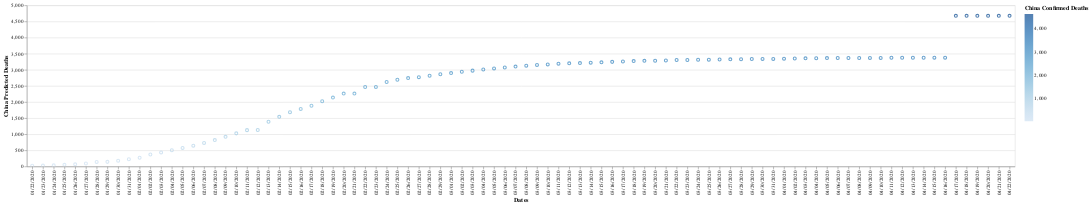

Source (notebook cell):
### Code cell
import altair as alt

alt.Chart(t3).mark_point().encode(
    x='Dates',
    y='China Predicted Deaths',
    color='China Confirmed Deaths',
).interactive()

### Figure 1 — Vega-Lite specification as saved in the notebook (floating-point values rounded to 4 significant figures)
{"config": {"view": {"continuousWidth": 400, "continuousHeight": 300}}, "data": {"name": "data-bafa041093fef550e1a37d247c690651"}, "mark": "point", "encoding": {"color": {"type": "quantitative", "field": "China Confirmed Deaths"}, "x": {"type": "nominal", "field": "Dates"}, "y": {"type": "quantitative", "field": "China Predicted Deaths"}}, "selection": {"selector011": {"type": "interval", "bind": "scales", "encodings": ["x", "y"]}}, "$schema": "https://vega.github.io/schema/vega-lite/v4.8.1.json", "datasets": {"data-bafa041093fef550e1a37d247c690651": [{"Dates": "01/22/2020", "China Confirmed Cases": 548, "China Confirmed Deaths": 17, "China Recovered": 28, "China Predicted Cases": 564.2, "China Predicted Deaths": 25.94, "China Predicted Recovered": 42.67}, {"Dates": "01/23/2020", "China Confirmed Cases": 643, "China Confirmed Deaths": 18, "China Recovered": 30, "China Predicted Cases": 659.4, "China Predicted Deaths": 26.95, "China Predicted Recovered": 44.67}, {"Dates": "01/24/2020", "China Confirmed Cases": 920, "China Confirmed Deaths": 26, "China Recovered": 36, "China Predicted Cases": 937.1, "China Predicted Deaths": 35.0, "China Predicted Recovered": 50.67}, {"Dates": "01/25/2020", "China Confirmed Cases": 1406, "China Confirmed Deaths": 42, "China Recovered": 39, "China Predicted Cases": 1424.0, "China Predicted Deaths": 51.1, "China Predicted Recovered": 53.67}, {"Dates": "01/26/2020", "China Confirmed Cases": 2075, "China Confirmed Deaths": 56, "China Recovered": 49, "China Predicted Cases": 2095.0, "China Predicted Deaths": 65.19, "China Predicted Recovered": 63.67}, {"Dates": "01/27/2020", "China Confirmed Cases": 2877, "China Confirmed Deaths": 82, "China Recovered": 58, "China Predicted Cases": 2899.0, "China Predicted Deaths": 91.36, "China Predicted Recovered": 72.67}, {"Dates": "01/28/2020", "China Confirmed Cases": 5509, "China Confirmed Deaths": 131, "China Recovered": 101, "China Predicted Cases": 5537.0, "China Predicted Deaths": 140.7, "China Predicted Recovered": 115.7}, {"Dates": "01/29/2020", "China Confirmed Cases": 6087, "China Confirmed Deaths": 133, "China Recovered": 120, "China Predicted Cases": 6117.0, "China Predicted Deaths": 142.7, "China Predicted Recovered": 134.7}, {"Dates": "01/30/2020", "China Confirmed Cases": 8141, "China Confirmed Deaths": 171, "China Recovered": 135, "China Predicted Cases": 8176.0, "China Predicted Deaths": 180.9, "China Predicted Recovered": 149.7}, {"Dates": "01/31/2020", "China Confirmed Cases": 9802, "China Confirmed Deaths": 213, "China Recovered": 214, "China Predicted Cases": 9841.0, "China Predicted Deaths": 223.2, "China Predicted Recovered": 228.6}, {"Dates": "02/01/2020", "China Confirmed Cases": 11891, "China Confirmed Deaths": 259, "China Recovered": 275, "China Predicted Cases": 11930.0, "China Predicted Deaths": 269.5, "China Predicted Recovered": 289.6}, {"Dates": "02/02/2020", "China Confirmed Cases": 16630, "China Confirmed Deaths": 361, "China Recovered": 463, "China Predicted Cases": 16690.0, "China Predicted Deaths": 372.1, "China Predicted Recovered": 477.6}, {"Dates": "02/03/2020", "China Confirmed Cases": 19716, "China Confirmed Deaths": 425, "China Recovered": 614, "China Predicted Cases": 19780.0, "China Predicted Deaths": 436.5, "China Predicted Recovered": 628.6}, {"Dates": "02/04/2020", "China Confirmed Cases": 23707, "China Confirmed Deaths": 491, "China Recovered": 843, "China Predicted Cases": 23780.0, "China Predicted Deaths": 503.0, "China Predicted Recovered": 857.6}, {"Dates": "02/05/2020", "China Confirmed Cases": 27440, "China Confirmed Deaths": 563, "China Recovered": 1115, "China Predicted Cases": 27520.0, "China Predicted Deaths": 575.4, "China Predicted Recovered": 1130.0}, {"Dates": "02/06/2020", "China Confirmed Cases": 30587, "China Confirmed Deaths": 633, "China Recovered": 1477, "China Predicted Cases": 30680.0, "China Predicted Deaths": 645.9, "China Predicted Recovered": 1492.0}, {"Dates": "02/07/2020", "China Confirmed Cases": 34110, "China Confirmed Deaths": 718, "China Recovered": 1999, "China Predicted Cases": 34210.0, "China Predicted Deaths": 731.4, "China Predicted Recovered": 2013.0}, {"Dates": "02/08/2020", "China Confirmed Cases": 36814, "China Confirmed Deaths": 805, "China Recovered": 2596, "China Predicted Cases": 36920.0, "China Predicted Deaths": 819.0, "China Predicted Recovered": 2610.0}, {"Dates": "02/09/2020", "China Confirmed Cases": 39829, "China Confirmed Deaths": 905, "China Recovered": 3219, "China Predicted Cases": 39940.0, "China Predicted Deaths": 919.6, "China Predicted Recovered": 3233.0}, {"Dates": "02/10/2020", "China Confirmed Cases": 42354, "China Confirmed Deaths": 1012, "China Recovered": 3918, "China Predicted Cases": 42470.0, "China Predicted Deaths": 1027.0, "China Predicted Recovered": 3932.0}, {"Dates": "02/11/2020", "China Confirmed Cases": 44386, "China Confirmed Deaths": 1112, "China Recovered": 4636, "China Predicted Cases": 44510.0, "China Predicted Deaths": 1128.0, "China Predicted Recovered": 4650.0}, {"Dates": "02/12/2020", "China Confirmed Cases": 44759, "China Confirmed Deaths": 1117, "China Recovered": 5082, "China Predicted Cases": 44880.0, "China Predicted Deaths": 1133.0, "China Predicted Recovered": 5096.0}, {"Dates": "02/13/2020", "China Confirmed Cases": 59895, "China Confirmed Deaths": 1369, "China Recovered": 6217, "China Predicted Cases": 60060.0, "China Predicted Deaths": 1387.0, "China Predicted Recovered": 6231.0}, {"Dates": "02/14/2020", "China Confirmed Cases": 66358, "China Confirmed Deaths": 1521, "China Recovered": 7977, "China Predicted Cases": 66530.0, "China Predicted Deaths": 1540.0, "China Predicted Recovered": 7991.0}, {"Dates": "02/15/2020", "China Confirmed Cases": 68413, "China Confirmed Deaths": 1663, "China Recovered": 9298, "China Predicted Cases": 68590.0, "China Predicted Deaths": 1682.0, "China Predicted Recovered": 9312.0}, {"Dates": "02/16/2020", "China Confirmed Cases": 70513, "China Confirmed Deaths": 1766, "China Recovered": 10755, "China Predicted Cases": 70700.0, "China Predicted Deaths": 1786.0, "China Predicted Recovered": 10770.0}, {"Dates": "02/17/2020", "China Confirmed Cases": 72434, "China Confirmed Deaths": 1864, "China Recovered": 12462, "China Predicted Cases": 72630.0, "China Predicted Deaths": 1885.0, "China Predicted Recovered": 12480.0}, {"Dates": "02/18/2020", "China Confirmed Cases": 74211, "China Confirmed Deaths": 2003, "China Recovered": 14206, "China Predicted Cases": 74410.0, "China Predicted Deaths": 2025.0, "China Predicted Recovered": 14220.0}, {"Dates": "02/19/2020", "China Confirmed Cases": 74619, "China Confirmed Deaths": 2116, "China Recovered": 15962, "China Predicted Cases": 74820.0, "China Predicted Deaths": 2138.0, "China Predicted Recovered": 15980.0}, {"Dates": "02/20/2020", "China Confirmed Cases": 75077, "China Confirmed Deaths": 2238, "China Recovered": 18014, "China Predicted Cases": 75270.0, "China Predicted Deaths": 2261.0, "China Predicted Recovered": 18030.0}, {"Dates": "02/21/2020", "China Confirmed Cases": 75550, "China Confirmed Deaths": 2238, "China Recovered": 18704, "China Predicted Cases": 75750.0, "China Predicted Deaths": 2261.0, "China Predicted Recovered": 18720.0}, {"Dates": "02/22/2020", "China Confirmed Cases": 77001, "China Confirmed Deaths": 2443, "China Recovered": 22699, "China Predicted Cases": 77200.0, "China Predicted Deaths": 2467.0, "China Predicted Recovered": 22710.0}, {"Dates": "02/23/2020", "China Confirmed Cases": 77022, "China Confirmed Deaths": 2445, "China Recovered": 23187, "China Predicted Cases": 77220.0, "China Predicted Deaths": 2469.0, "China Predicted Recovered": 23200.0}, {"Dates": "02/24/2020", "China Confirmed Cases": 77241, "China Confirmed Deaths": 2595, "China Recovered": 25015, "China Predicted Cases": 77440.0, "China Predicted Deaths": 2620.0, "China Predicted Recovered": 25030.0}, {"Dates": "02/25/2020", "China Confirmed Cases": 77754, "China Confirmed Deaths": 2665, "China Recovered": 27676, "China Predicted Cases": 77960.0, "China Predicted Deaths": 2691.0, "China Predicted Recovered": 27690.0}, {"Dates": "02/26/2020", "China Confirmed Cases": 78166, "China Confirmed Deaths": 2717, "China Recovered": 30084, "China Predicted Cases": 78370.0, "China Predicted Deaths": 2743.0, "China Predicted Recovered": 30100.0}, {"Dates": "02/27/2020", "China Confirmed Cases": 78600, "China Confirmed Deaths": 2746, "China Recovered": 32930, "China Predicted Cases": 78810.0, "China Predicted Deaths": 2772.0, "China Predicted Recovered": 32940.0}, {"Dates": "02/28/2020", "China Confirmed Cases": 78928, "China Confirmed Deaths": 2790, "China Recovered": 36329, "China Predicted Cases": 79140.0, "China Predicted Deaths": 2817.0, "China Predicted Recovered": 36340.0}, {"Dates": "02/29/2020", "China Confirmed Cases": 79356, "China Confirmed Deaths": 2837, "China Recovered": 39320, "China Predicted Cases": 79560.0, "China Predicted Deaths": 2864.0, "China Predicted Recovered": 39330.0}, {"Dates": "03/01/2020", "China Confirmed Cases": 79932, "China Confirmed Deaths": 2872, "China Recovered": 42162, "China Predicted Cases": 80140.0, "China Predicted Deaths": 2899.0, "China Predicted Recovered": 42170.0}, {"Dates": "03/02/2020", "China Confirmed Cases": 80136, "China Confirmed Deaths": 2914, "China Recovered": 44854, "China Predicted Cases": 80350.0, "China Predicted Deaths": 2941.0, "China Predicted Recovered": 44860.0}, {"Dates": "03/03/2020", "China Confirmed Cases": 80261, "China Confirmed Deaths": 2947, "China Recovered": 47450, "China Predicted Cases": 80470.0, "China Predicted Deaths": 2975.0, "China Predicted Recovered": 47460.0}, {"Dates": "03/04/2020", "China Confirmed Cases": 80386, "China Confirmed Deaths": 2983, "China Recovered": 50001, "China Predicted Cases": 80600.0, "China Predicted Deaths": 3011.0, "China Predicted Recovered": 50010.0}, {"Dates": "03/05/2020", "China Confirmed Cases": 80537, "China Confirmed Deaths": 3015, "China Recovered": 52292, "China Predicted Cases": 80750.0, "China Predicted Deaths": 3043.0, "China Predicted Recovered": 52300.0}, {"Dates": "03/06/2020", "China Confirmed Cases": 80690, "China Confirmed Deaths": 3044, "China Recovered": 53944, "China Predicted Cases": 80900.0, "China Predicted Deaths": 3072.0, "China Predicted Recovered": 53950.0}, {"Dates": "03/07/2020", "China Confirmed Cases": 80770, "China Confirmed Deaths": 3072, "China Recovered": 55539, "China Predicted Cases": 80980.0, "China Predicted Deaths": 3100.0, "China Predicted Recovered": 55550.0}, {"Dates": "03/08/2020", "China Confirmed Cases": 80823, "China Confirmed Deaths": 3100, "China Recovered": 57388, "China Predicted Cases": 81030.0, "China Predicted Deaths": 3129.0, "China Predicted Recovered": 57400.0}, {"Dates": "03/09/2020", "China Confirmed Cases": 80860, "China Confirmed Deaths": 3123, "China Recovered": 58804, "China Predicted Cases": 81070.0, "China Predicted Deaths": 3152.0, "China Predicted Recovered": 58810.0}, {"Dates": "03/10/2020", "China Confirmed Cases": 80887, "China Confirmed Deaths": 3139, "China Recovered": 60181, "China Predicted Cases": 81100.0, "China Predicted Deaths": 3168.0, "China Predicted Recovered": 60190.0}, {"Dates": "03/11/2020", "China Confirmed Cases": 80921, "China Confirmed Deaths": 3161, "China Recovered": 61644, "China Predicted Cases": 81130.0, "China Predicted Deaths": 3190.0, "China Predicted Recovered": 61650.0}, {"Dates": "03/12/2020", "China Confirmed Cases": 80932, "China Confirmed Deaths": 3172, "China Recovered": 62901, "China Predicted Cases": 81140.0, "China Predicted Deaths": 3201.0, "China Predicted Recovered": 62910.0}, {"Dates": "03/13/2020", "China Confirmed Cases": 80945, "China Confirmed Deaths": 3180, "China Recovered": 64196, "China Predicted Cases": 81160.0, "China Predicted Deaths": 3209.0, "China Predicted Recovered": 64200.0}, {"Dates": "03/14/2020", "China Confirmed Cases": 80977, "China Confirmed Deaths": 3193, "China Recovered": 65660, "China Predicted Cases": 81190.0, "China Predicted Deaths": 3222.0, "China Predicted Recovered": 65670.0}, {"Dates": "03/15/2020", "China Confirmed Cases": 81003, "China Confirmed Deaths": 3203, "China Recovered": 67017, "China Predicted Cases": 81220.0, "China Predicted Deaths": 3232.0, "China Predicted Recovered": 67030.0}, {"Dates": "03/16/2020", "China Confirmed Cases": 81003, "China Confirmed Deaths": 3217, "China Recovered": 67901, "China Predicted Cases": 81220.0, "China Predicted Deaths": 3246.0, "China Predicted Recovered": 67910.0}, {"Dates": "03/17/2020", "China Confirmed Cases": 81058, "China Confirmed Deaths": 3230, "China Recovered": 68798, "China Predicted Cases": 81270.0, "China Predicted Deaths": 3259.0, "China Predicted Recovered": 68810.0}, {"Dates": "03/18/2020", "China Confirmed Cases": 81102, "China Confirmed Deaths": 3241, "China Recovered": 69755, "China Predicted Cases": 81310.0, "China Predicted Deaths": 3270.0, "China Predicted Recovered": 69760.0}, {"Dates": "03/19/2020", "China Confirmed Cases": 81156, "China Confirmed Deaths": 3249, "China Recovered": 70535, "China Predicted Cases": 81370.0, "China Predicted Deaths": 3279.0, "China Predicted Recovered": 70540.0}, {"Dates": "03/20/2020", "China Confirmed Cases": 81250, "China Confirmed Deaths": 3253, "China Recovered": 71266, "China Predicted Cases": 81460.0, "China Predicted Deaths": 3283.0, "China Predicted Recovered": 71270.0}, {"Dates": "03/21/2020", "China Confirmed Cases": 81350, "China Confirmed Deaths": 3259, "China Recovered": 71857, "China Predicted Cases": 81560.0, "China Predicted Deaths": 3289.0, "China Predicted Recovered": 71860.0}, {"Dates": "03/22/2020", "China Confirmed Cases": 81435, "China Confirmed Deaths": 3274, "China Recovered": 72362, "China Predicted Cases": 81650.0, "China Predicted Deaths": 3304.0, "China Predicted Recovered": 72370.0}, {"Dates": "03/23/2020", "China Confirmed Cases": 81498, "China Confirmed Deaths": 3274, "China Recovered": 72814, "China Predicted Cases": 81710.0, "China Predicted Deaths": 3304.0, "China Predicted Recovered": 72820.0}, {"Dates": "03/24/2020", "China Confirmed Cases": 81591, "China Confirmed Deaths": 3281, "China Recovered": 73280, "China Predicted Cases": 81800.0, "China Predicted Deaths": 3311.0, "China Predicted Recovered": 73290.0}, {"Dates": "03/25/2020", "China Confirmed Cases": 81661, "China Confirmed Deaths": 3285, "China Recovered": 73773, "China Predicted Cases": 81870.0, "China Predicted Deaths": 3315.0, "China Predicted Recovered": 73780.0}, {"Dates": "03/26/2020", "China Confirmed Cases": 81782, "China Confirmed Deaths": 3291, "China Recovered": 74181, "China Predicted Cases": 82000.0, "China Predicted Deaths": 3321.0, "China Predicted Recovered": 74190.0}, {"Dates": "03/27/2020", "China Confirmed Cases": 81897, "China Confirmed Deaths": 3296, "China Recovered": 74720, "China Predicted Cases": 82110.0, "China Predicted Deaths": 3326.0, "China Predicted Recovered": 74730.0}, {"Dates": "03/28/2020", "China Confirmed Cases": 81999, "China Confirmed Deaths": 3299, "China Recovered": 75100, "China Predicted Cases": 82210.0, "China Predicted Deaths": 3329.0, "China Predicted Recovered": 75110.0}, {"Dates": "03/29/2020", "China Confirmed Cases": 82122, "China Confirmed Deaths": 3304, "China Recovered": 75582, "China Predicted Cases": 82340.0, "China Predicted Deaths": 3334.0, "China Predicted Recovered": 75590.0}, {"Dates": "03/30/2020", "China Confirmed Cases": 82198, "China Confirmed Deaths": 3308, "China Recovered": 75923, "China Predicted Cases": 82410.0, "China Predicted Deaths": 3338.0, "China Predicted Recovered": 75930.0}, {"Dates": "03/31/2020", "China Confirmed Cases": 82279, "China Confirmed Deaths": 3309, "China Recovered": 76206, "China Predicted Cases": 82490.0, "China Predicted Deaths": 3339.0, "China Predicted Recovered": 76210.0}, {"Dates": "04/01/2020", "China Confirmed Cases": 82361, "China Confirmed Deaths": 3316, "China Recovered": 76405, "China Predicted Cases": 82580.0, "China Predicted Deaths": 3346.0, "China Predicted Recovered": 76410.0}, {"Dates": "04/02/2020", "China Confirmed Cases": 82432, "China Confirmed Deaths": 3322, "China Recovered": 76565, "China Predicted Cases": 82650.0, "China Predicted Deaths": 3352.0, "China Predicted Recovered": 76570.0}, {"Dates": "04/03/2020", "China Confirmed Cases": 82511, "China Confirmed Deaths": 3326, "China Recovered": 76760, "China Predicted Cases": 82730.0, "China Predicted Deaths": 3356.0, "China Predicted Recovered": 76770.0}, {"Dates": "04/04/2020", "China Confirmed Cases": 82543, "China Confirmed Deaths": 3330, "China Recovered": 76946, "China Predicted Cases": 82760.0, "China Predicted Deaths": 3360.0, "China Predicted Recovered": 76950.0}, {"Dates": "04/05/2020", "China Confirmed Cases": 82602, "China Confirmed Deaths": 3333, "China Recovered": 77207, "China Predicted Cases": 82820.0, "China Predicted Deaths": 3363.0, "China Predicted Recovered": 77210.0}, {"Dates": "04/06/2020", "China Confirmed Cases": 82665, "China Confirmed Deaths": 3335, "China Recovered": 77310, "China Predicted Cases": 82880.0, "China Predicted Deaths": 3365.0, "China Predicted Recovered": 77320.0}, {"Dates": "04/07/2020", "China Confirmed Cases": 82718, "China Confirmed Deaths": 3335, "China Recovered": 77410, "China Predicted Cases": 82930.0, "China Predicted Deaths": 3365.0, "China Predicted Recovered": 77420.0}, {"Dates": "04/08/2020", "China Confirmed Cases": 82809, "China Confirmed Deaths": 3337, "China Recovered": 77567, "China Predicted Cases": 83030.0, "China Predicted Deaths": 3367.0, "China Predicted Recovered": 77570.0}, {"Dates": "04/09/2020", "China Confirmed Cases": 82883, "China Confirmed Deaths": 3339, "China Recovered": 77679, "China Predicted Cases": 83100.0, "China Predicted Deaths": 3369.0, "China Predicted Recovered": 77690.0}, {"Dates": "04/10/2020", "China Confirmed Cases": 82941, "China Confirmed Deaths": 3340, "China Recovered": 77791, "China Predicted Cases": 83160.0, "China Predicted Deaths": 3370.0, "China Predicted Recovered": 77800.0}, {"Dates": "04/11/2020", "China Confirmed Cases": 83014, "China Confirmed Deaths": 3343, "China Recovered": 77877, "China Predicted Cases": 83230.0, "China Predicted Deaths": 3373.0, "China Predicted Recovered": 77880.0}, {"Dates": "04/12/2020", "China Confirmed Cases": 83134, "China Confirmed Deaths": 3343, "China Recovered": 77956, "China Predicted Cases": 83350.0, "China Predicted Deaths": 3373.0, "China Predicted Recovered": 77960.0}, {"Dates": "04/13/2020", "China Confirmed Cases": 83213, "China Confirmed Deaths": 3345, "China Recovered": 78039, "China Predicted Cases": 83430.0, "China Predicted Deaths": 3375.0, "China Predicted Recovered": 78050.0}, {"Dates": "04/14/2020", "China Confirmed Cases": 83306, "China Confirmed Deaths": 3345, "China Recovered": 78200, "China Predicted Cases": 83520.0, "China Predicted Deaths": 3375.0, "China Predicted Recovered": 78210.0}, {"Dates": "04/15/2020", "China Confirmed Cases": 83356, "China Confirmed Deaths": 3346, "China Recovered": 78311, "China Predicted Cases": 83570.0, "China Predicted Deaths": 3376.0, "China Predicted Recovered": 78320.0}, {"Dates": "04/16/2020", "China Confirmed Cases": 83403, "China Confirmed Deaths": 3346, "China Recovered": 78401, "China Predicted Cases": 83620.0, "China Predicted Deaths": 3376.0, "China Predicted Recovered": 78410.0}, {"Dates": "04/17/2020", "China Confirmed Cases": 83760, "China Confirmed Deaths": 4636, "China Recovered": 77552, "China Predicted Cases": 83980.0, "China Predicted Deaths": 4674.0, "China Predicted Recovered": 77560.0}, {"Dates": "04/18/2020", "China Confirmed Cases": 83787, "China Confirmed Deaths": 4636, "China Recovered": 77614, "China Predicted Cases": 84010.0, "China Predicted Deaths": 4674.0, "China Predicted Recovered": 77620.0}, {"Dates": "04/19/2020", "China Confirmed Cases": 83805, "China Confirmed Deaths": 4636, "China Recovered": 77690, "China Predicted Cases": 84020.0, "China Predicted Deaths": 4674.0, "China Predicted Recovered": 77700.0}, {"Dates": "04/20/2020", "China Confirmed Cases": 83817, "China Confirmed Deaths": 4636, "China Recovered": 77745, "China Predicted Cases": 84040.0, "China Predicted Deaths": 4674.0, "China Predicted Recovered": 77750.0}, {"Dates": "04/21/2020", "China Confirmed Cases": 83853, "China Confirmed Deaths": 4636, "China Recovered": 77799, "China Predicted Cases": 84070.0, "China Predicted Deaths": 4674.0, "China Predicted Recovered": 77810.0}, {"Dates": "04/22/2020", "China Confirmed Cases": 83868, "China Confirmed Deaths": 4636, "China Recovered": 77861, "China Predicted Cases": 84090.0, "China Predicted Deaths": 4674.0, "China Predicted Recovered": 77870.0}]}}
